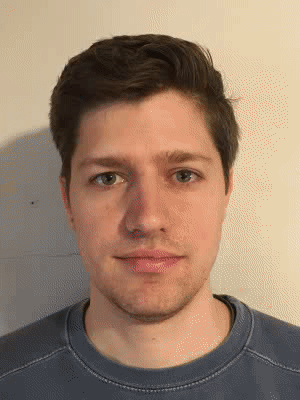
#> input picture better_shane.gif, 300 x 400 px, found by its file name; its folder holds 2 pictures in this run
$ python sbg.py
#> lines starting #> are read from the running program, lines starting #| are printed output that depends on the picture; after the words box and inside, x2 and y2 are one past the last pixel; in counts of white or black regions, pixels touching at a corner belong together; pictures that were not available may be replaced by others from this repository, and a replacement may not be noted
import argparse
import cv2
import glob
import os
import numpy as np

# Based heavily on
# https://medium.com/@stepanfilonov/tracking-your-eyes-with-python-3952e66194a6

# detect location of biggest face
# return image and it's x/y location relative to the root


def detect_face(img, cascade):
    gray_frame = cv2.cvtColor(img, cv2.COLOR_BGR2GRAY)
    coords = cascade.detectMultiScale(gray_frame, 1.3, 5)
    if len(coords) > 1:
        biggest = (0, 0, 0, 0)
        for i in coords:
            if i[3] > biggest[3]:
                biggest = i
        biggest = np.array([i], np.int32)
    elif len(coords) == 1:
        biggest = coords
    else:
        return None
    for (x, y, w, h) in biggest:
        face_frame = img[y:y + h, x:x + w]
        return (face_frame, x, y)


def detect_eyes(face, cascade):
    img, fX, fY = face
    gray_frame = cv2.cvtColor(img, cv2.COLOR_BGR2GRAY)
    eyes = cascade.detectMultiScale(gray_frame, 1.3, 5)  # detect eyes
    left_eye = None
    right_eye = None
    width = np.size(img, 1)  # get face frame width
    height = np.size(img, 0)  # get face frame height
    for (x, y, w, h) in eyes:
        if y > height / 2:
            pass
        eyecenter = x + w / 2  # get the eye center
        if eyecenter < width * 0.5:
            left_eye = (img[y:y + h, x:x + w], x + fX, y + fY)
        else:
            right_eye = (img[y:y + h, x:x + w], x + fX, y + fY)
    return left_eye, right_eye


# reduce the area of the eye image by some reasonable amount to cut out noise
# or by unreasonable amount
# This feels like cheating on making the blob detctor work
mysteryEyebrowFactor = .2
def narrowEyes(img):
    height, width = img.shape[:2]
    eyebrow_h = int(height / 3.5)
    # img = img[eyebrow_h:height-eyebrow_h, int(width*.2):int(width*.8)]  # cut eyebrows
    img = img[eyebrow_h:height - eyebrow_h, int(width * mysteryEyebrowFactor):int(
        width * (1 - mysteryEyebrowFactor))]  # cut eyebrows
    return img

# dumb function writting, can probably write better or learn pass by object reference  better
# but like, you learned python today so don't worry
# returns what is cut off the top and left only
def estimateNarrowEyesOffset(img):
    height, width = img.shape[:2]
    eyebrow_h = int(height / 3.5)
    return (eyebrow_h, int(width * mysteryEyebrowFactor))

def convertEye(img, threshold):
    gray_frame = cv2.cvtColor(img, cv2.COLOR_BGR2GRAY)
    _, img = cv2.threshold(gray_frame, threshold, 255, cv2.THRESH_BINARY)
    return img

#Global detector used by blob_process
detector_params = cv2.SimpleBlobDetector_Params()
detector_params.filterByArea = True
detector_params.maxArea = 1500
detector_params.filterByColor = True
detector_params.blobColor = 0
detector = cv2.SimpleBlobDetector_create(detector_params)

# Super ineffiecient loop that checks many different thresholds
# and then grabs the largest keypoint and returns it's point location
def blob_process(img):
    keypoints = []
    # try each threshold within reason
    for threshold in range(2, 12):
        keypoints.extend(testEye(img, threshold * 8, detector))
        keypoints = list(dict.fromkeys(keypoints))
    if not keypoints:
        return None
    currentKeyPoint = None
    # get the biggest keypoint. We think it will be the pupil
    for keypoint in keypoints:
        if currentKeyPoint is None:
            currentKeyPoint = keypoint
            continue
        if keypoint.size > currentKeyPoint.size:
            currentKeyPoint = keypoint
    return currentKeyPoint

# I fussed with this a lot to make some iterations that worked for my conditions
def testEye(img, threshold, detector):
    img = convertEye(img, threshold)
    img = cv2.erode(img, None, iterations=4)  # 1
    img = cv2.dilate(img, None, iterations=6)  # 2
    # Original example had less blur. I added more for the large scale image.
    # Could scale the number to image size of the eye chunk
    img = cv2.blur(img, (20, 20))  # 3
    keypoints = detector.detect(img)
    return keypoints

# crop the image maintain 3/4 ratio
# 4 pd WIDE * 3/4 = 3
# 5.333333333 pd tall * 3/4 = 4
# center on the face
# 2.333333 above 3 below pupil line
def cropImage(img, pupilPoints):
    height, width = img.shape[:2]
    # pray there is two keypoints...
    leftPupil, rightPupil = pupilPoints
    lx, ly = leftPupil
    rx, ry = rightPupil
    pupilDistance = rx - lx
    pupilCenter = lx + pupilDistance / 2
    pupilHeight = ly

    startX = int(pupilCenter - (2 * pupilDistance))
    endX = int(pupilCenter + (2 * pupilDistance))

    startY = int(pupilHeight - ((2 + (1 / 3)) * pupilDistance))
    endY = int(pupilHeight + (3 * pupilDistance))

    # pupil Height line
    if drawDebug:
        phlStart = (0, int(pupilHeight))
        phlEnd = (width, int(pupilHeight))
        cv2.line(img, phlStart, phlEnd, [0, 255, 0], 1)

    # pupil Center line
    if drawDebug:
        pclStart = (int(pupilCenter), 0)
        pclEnd = (int(pupilCenter), height)
        cv2.line(img, pclStart, pclEnd, [255, 0, 0], 1)

    # crop box
    if drawDebug:
        cv2.rectangle(img, (startX, startY), (endX, endY), [0, 0, 255], 5)
    img = img[startY:endY, startX:endX]
    return img

#Global classifiers used by process image and below
face_cascade = cv2.CascadeClassifier('haarcascade_frontalface_default.xml')
eye_cascade = cv2.CascadeClassifier('haarcascade_eye.xml')
globalCount = 1
def processImage(imgPath, outputPath):
    global globalCount
    img = cv2.imread(imgPath)
    gray_picture = cv2.cvtColor(img, cv2.COLOR_BGR2GRAY)  # make picture gray
    face = detect_face(img, face_cascade)
    pupilPoints = []
    if face is not None:
        eyes = detect_eyes(face, eye_cascade)
        for eyeInfo in eyes:
            if eyeInfo is None:
                print("   Problem: eye info none, probably only one eye found")
            else:
                eye, eX, eY = eyeInfo
                if eye is not None:
                    # Aaahhh we chopped a bunch here? how much?
                    narrowOffset = estimateNarrowEyesOffset(eye)
                    offsetX, offsetY = narrowOffset
                    eye = narrowEyes(eye)
                    pupilPoint = blob_process(eye)
                    if pupilPoint is None:
                        print("   Problem: no pupil seen")
                    else:
                        # where is that point compared to the whole image?
                        px, py = pupilPoint.pt
                        adjustedPoint = (px + eX + offsetX, py + eY + offsetY)
                        pupilPoints.append(adjustedPoint)
                        if drawDebug:
                            keydraw = cv2.drawKeypoints(
                                eye, [pupilPoint], eye, (0, 0, 255), cv2.DRAW_MATCHES_FLAGS_DRAW_RICH_KEYPOINTS)
    if len(pupilPoints) is 1:
        print("   Problem: Only one pupil seen")
    if len(pupilPoints) > 1:
        # TODO: Rotate if necessary by looking at angle between eyes.
        # Fortunately Shane keeps his head straight.
        # Crop the image around pupil points
        img = cropImage(img, pupilPoints)
        # scale
        img = cv2.resize(img, (outputWidth, outputHeight), interpolation=cv2.INTER_AREA)
        #outputFilePath = "./output/" + imgPath[imgPath.rfind("/"):]
        outputFilePath = os.path.join(outputPath , str(globalCount) + ".jpg")
        print("Writing file: ", outputFilePath)
        cv2.imwrite(outputFilePath, img)
        globalCount = globalCount + 1

def makeOutputDirectory(outputPath):
    if not os.path.exists(outputPath):
        print("Making output directory: ", outputPath)
        os.mkdir(outputPath)

def getInputFiles(inputPath):
    path = os.path.join('.', inputPath)
    return os.listdir(path)

# help. Now you are putting lipstick on this pig.
parser = argparse.ArgumentParser(description='Process Shane Beard Files')
parser.add_argument('-i','--input-path', default="./input", help="Input Directory")
parser.add_argument('-o','--output-path', default="./output", help="Output destination")
parser.add_argument('--output-height', type=int, default=400, help="Final height of files")
parser.add_argument('--output-width', type=int, default=300, help="Final width of files")
parser.add_argument("--draw-debug-lines", action='store_true', help="Draw debug lines.")

# Configurations
drawDebug = False
outputHeight = 800
outputWidth = 600

def main():
    global outputHeight
    global outputWidth
    global drawDebug
    args = parser.parse_args()
    #print(args)
    outputPath = args.output_path
    outputHeight = args.output_height
    outputWidth = args.output_width
    drawDebug = args.draw_debug_lines
    inputPath = args.input_path

    # make sure we have an output directory
    makeOutputDirectory(outputPath)

    files = getInputFiles(inputPath)
    files.sort()
    for file in files:
        path = os.path.join(inputPath, file)
        print(path)
        processImage(path, outputPath)
#> in processImage, img is the input picture: shape (400, 300, 3); mean B, G, R 108.3, 128.9, 154.7
#> in processImage, `gray_picture = cv2.cvtColor(img, cv2.COLOR_BGR2GRAY)`:
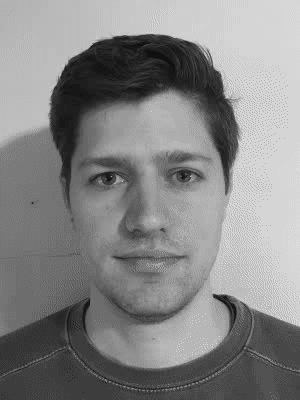
#> gray_picture: shape (400, 300); min 11, max 225, mean 134.3
#> in detect_face, `coords = cascade.detectMultiScale(gray_frame, 1.3, 5)`: coords = [[44, 95, 207, 207]]
#> the loop in detect_face, `for (x, y, w, h) in biggest:` made 1 pass
#> pass 1, in detect_face, `face_frame = img[y:y + h, x:x + w]`:
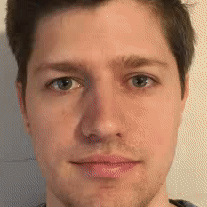
#> face_frame: shape (207, 207, 3); mean B, G, R 96.2, 121, 164.6
#> in detect_eyes, `img, fX, fY = face`: fX = 44; fY = 95
#> in detect_eyes, `gray_frame = cv2.cvtColor(img, cv2.COLOR_BGR2GRAY)`:
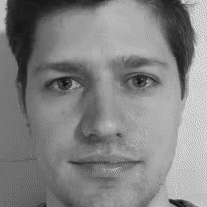
#> gray_frame: shape (207, 207); min 14, max 213, mean 131.2
#> in detect_eyes, `eyes = cascade.detectMultiScale(gray_frame, 1.3, 5)`: eyes = [[37, 59, 49, 49], [115, 58, 46, 46]]
#> in detect_eyes, `width = np.size(img, 1)`: width = 207
#> the loop in detect_eyes, `for (x, y, w, h) in eyes:` made 2 passes
#> (x, y, w, h, eyecenter) on passes 1 to 2: (37, 59, 49, 49, 61.5), (115, 58, 46, 46, 138)
#> the loop in processImage, `for eyeInfo in eyes:` made 2 passes
#> (eX, eY, offsetX, offsetY) on passes 1 to 2: (81, 154, 14, 9), (159, 153, 13, 9)
#|    Problem: no pupil seen
#|    Problem: no pupil seen
#> pass 1, in processImage, `eye, eX, eY = eyeInfo`:
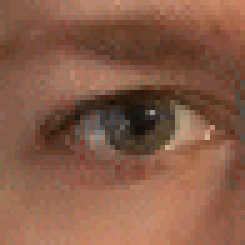
#> eye: shape (49, 49, 3) (shown 5 times larger); mean of channels 0, 1, 2 71.8, 92.5, 135.8; drawn as B, G, R
#> pass 1, in convertEye, `gray_frame = cv2.cvtColor(img, cv2.COLOR_BGR2GRAY)`:
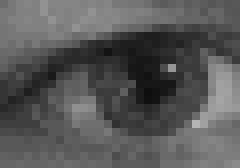
#> gray_frame: shape (21, 30) (shown 8 times larger); min 14, max 181, mean 88
#> pass 1, in convertEye, `_, img = cv2.threshold(gray_frame, threshold, 255, cv2.THRESH_BINARY)`:
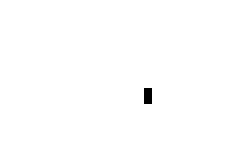
#> img: shape (21, 30) (shown 8 times larger); 99.7% white; black in thin lines or dots, all inside (x1, y1, x2, y2) = (18, 11, 19, 13)
#> after the loop in processImage, `for eyeInfo in eyes:`:
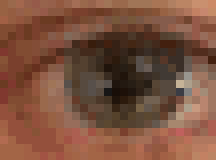
#> eye: shape (20, 27, 3) (shown 8 times larger); mean of channels 0, 1, 2 61.8, 81.6, 123.9; drawn as B, G, R
#> after the loop in processImage, `for eyeInfo in eyes:`: offsetX = 13; offsetY = 9; pupilPoints = []
    # there used to be so many debugging images in this.
    cv2.destroyAllWindows()

main()
